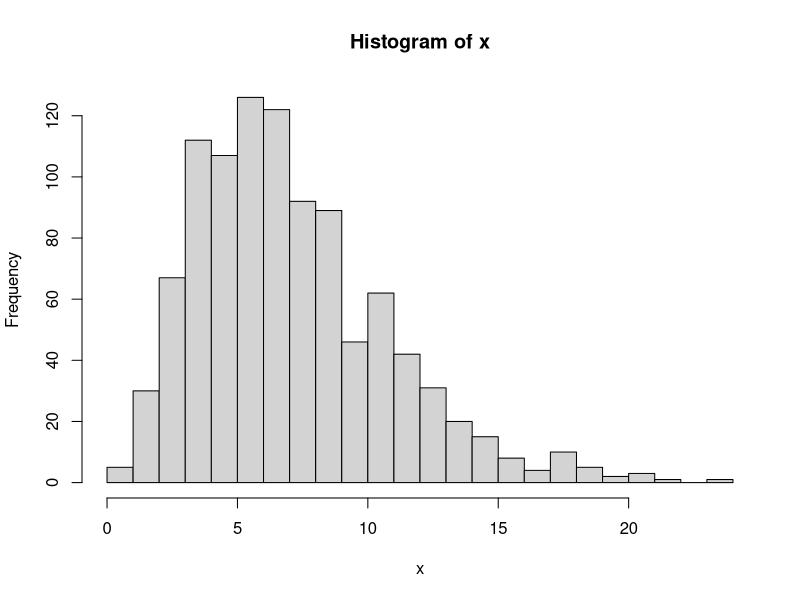
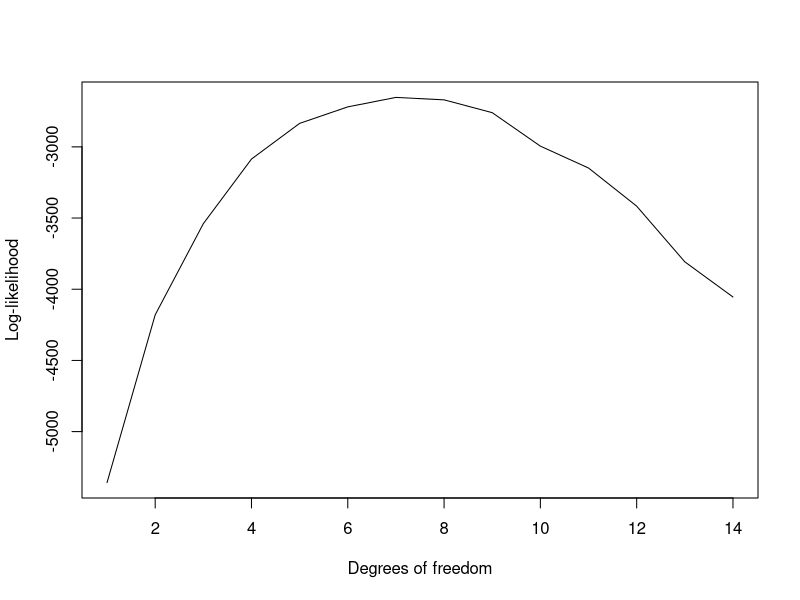
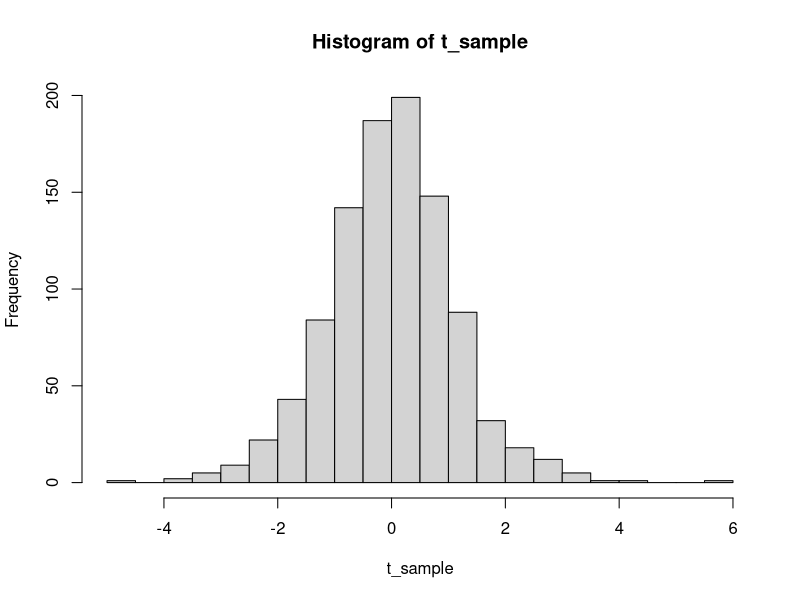
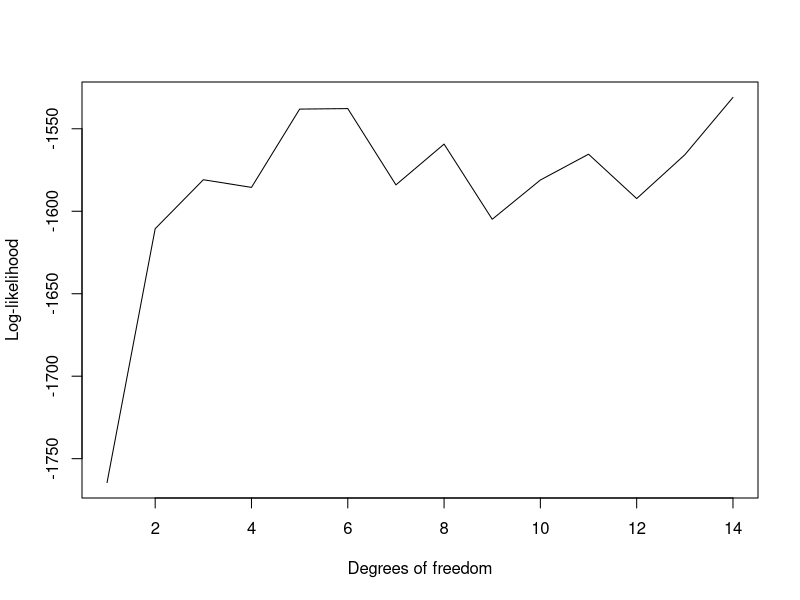
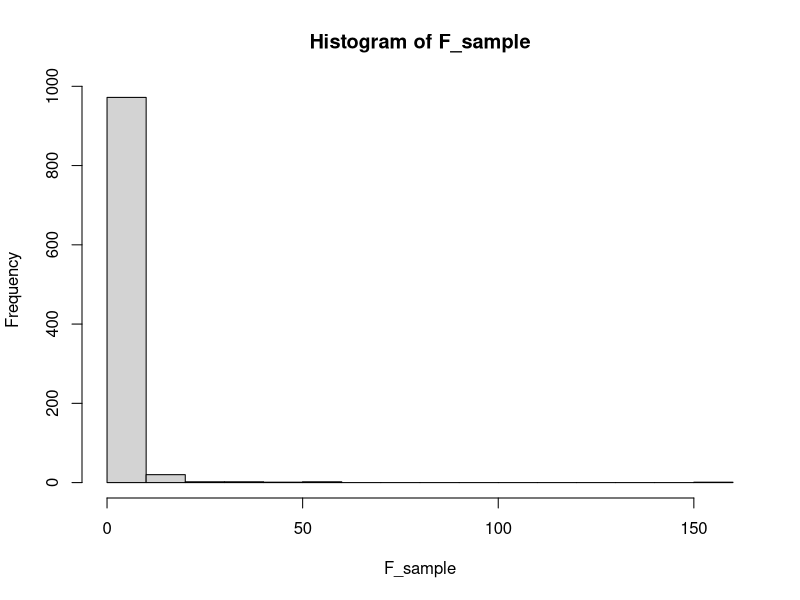
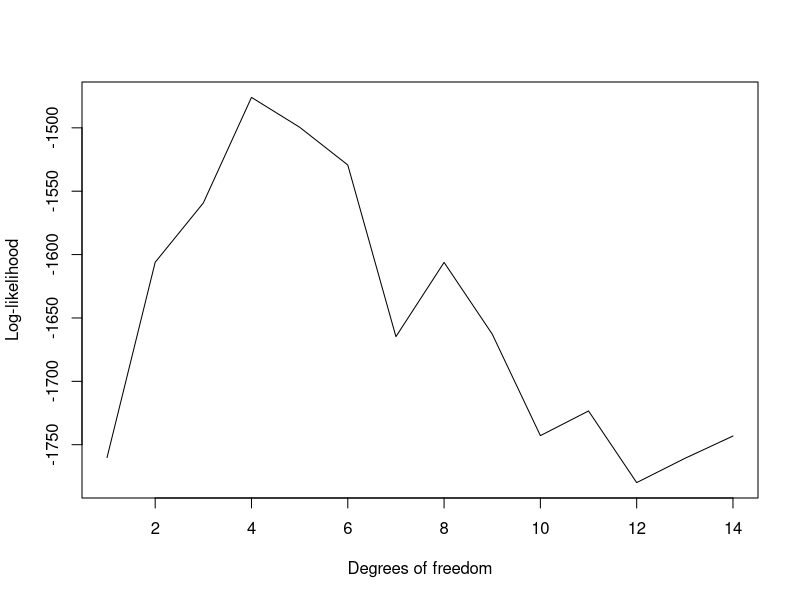

Source code (R) for these figures, in order:
## ---- chunk 1
knitr::opts_chunk$set(echo = F, message = F, warning = F, collapse = T)
library(tidyverse)
## ---- chunk 2
chi2_with_rnorm = function(n, df, verbose=0){
  x = replicate(n, sum(rnorm(df)^2))
  if (verbose == 0){
  hist(x, breaks = 20)
  }
  
  if (verbose==1) return(x)
}
chi2_with_rnorm(1000, 7)
## ---- chunk 3
# sample size
n = 1000
# sequence of candidate degrees of freedom
df_seq = 1:14          
# calculate log-likelihood for each degree of freedom value
log_lik = sapply(df_seq, function(df) sum(dchisq(chi2_with_rnorm(n, 7, verbose=1), df , log = TRUE)))
plot(df_seq, log_lik, type = "l", xlab = "Degrees of freedom", ylab = "Log-likelihood") 
## ---- chunk 4
t_with_rnorm = function(n, df, verbose=0){
  norm_sample = rnorm(1000)
  chi2_sample = chi2_with_rnorm(n, df, verbose=1)
  t_sample = norm_sample / sqrt(chi2_sample/df)
  
  if (verbose == 0){
  hist(t_sample, breaks = 20)
  }
  if (verbose==1) return(t_sample)
}
t_with_rnorm(1000, 7)
## ---- chunk 5
# sample size
n = 1000
# sequence of candidate degrees of freedom
df_seq = 1:14          
# calculate log-likelihood for each degree of freedom value
log_lik = sapply(df_seq, function(df) sum(log(dt(t_with_rnorm(n, 7, verbose=1), df))))
plot(df_seq, log_lik, type = "l", xlab = "Degrees of freedom", ylab = "Log-likelihood") 
## ---- chunk 6
F_with_rnorm = function(n, df1, df2, verbose=0){
  Z1 = chi2_with_rnorm(n, df1, verbose=1)
  Z2 = chi2_with_rnorm(n, df2, verbose=1)
  F_sample = (Z1/df1)/(Z2/df2)
  
  if (verbose == 0){
  hist(F_sample, breaks = 20)
  }
  if (verbose==1) return(F_sample)
}
F_with_rnorm(1000, 4, 4)
## ---- chunk 7
# sample size
n = 1000
# sequence of candidate degrees of freedom
df2_seq = 1:14          
# calculate log-likelihood for each degree of freedom value
log_lik = sapply(df2_seq, function(df2) sum(log(df(F_with_rnorm(1000, 4, 4, verbose = 1), df1 = 4, df2 = df2))))
plot(df2_seq, log_lik, type = "l", xlab = "Degrees of freedom", ylab = "Log-likelihood") 
## ---- chunk 8
p_value_z <- function(x) {
  pval <- 2 * (1 - pnorm(abs(x)))
  return(pval)
}

# Example
x = 1.5  
p_value_z(x)
## ---- chunk 9
p_value_t = function(x, df) {

  tail_prob = pt(abs(x), df, lower.tail = FALSE)
  # In the case of a one-tailed hypothesis test, comment the following line.
  pval = 2 * tail_prob
  
  return(pval)
}

# Example
x = 1.3
df = 12
p_value_t(x, df)
## ---- chunk 10
treatment <- rnorm(12, mean = 3, sd = 1)
control <- rnorm(12, mean = 0, sd = 1)

t_result1 <- t.test(treatment, control)
t_result2 <- t.test(treatment, control, var.equal = TRUE)

t_result1
t_result2
## ---- chunk 11
# Simulate tumor diameter reduction values for treatment and control groups
treatment <- rnorm(12, mean = 3, sd = 1)
control <- rnorm(12, mean = 0, sd = 1)

# Calculate the sample means
mean_treatment <- mean(treatment)
mean_control <- mean(control)

# Calculate the sample variances
var_treatment <- var(treatment)
var_control <- var(control)

# Calculate the pooled standard deviation
pooled_sd <- sqrt(((length(treatment)-1)*var_treatment + (length(control)-1)*var_control) / (length(treatment) + length(control) - 2))

# Calculate the degrees of freedom
df <- length(treatment) + length(control) - 2

# Calculate the t statistic
t_statistic <- (mean_treatment - mean_control) / (pooled_sd * sqrt(1/length(treatment) + 1/length(control)))

# Calculate the P-value
p_value <- pt(abs(t_statistic), df = df, lower.tail = FALSE) * 2

# Print the results
cat("t statistic =", t_statistic, "\n")
cat("degrees of freedom =", df, "\n")
cat("P-value =", p_value, "\n")
